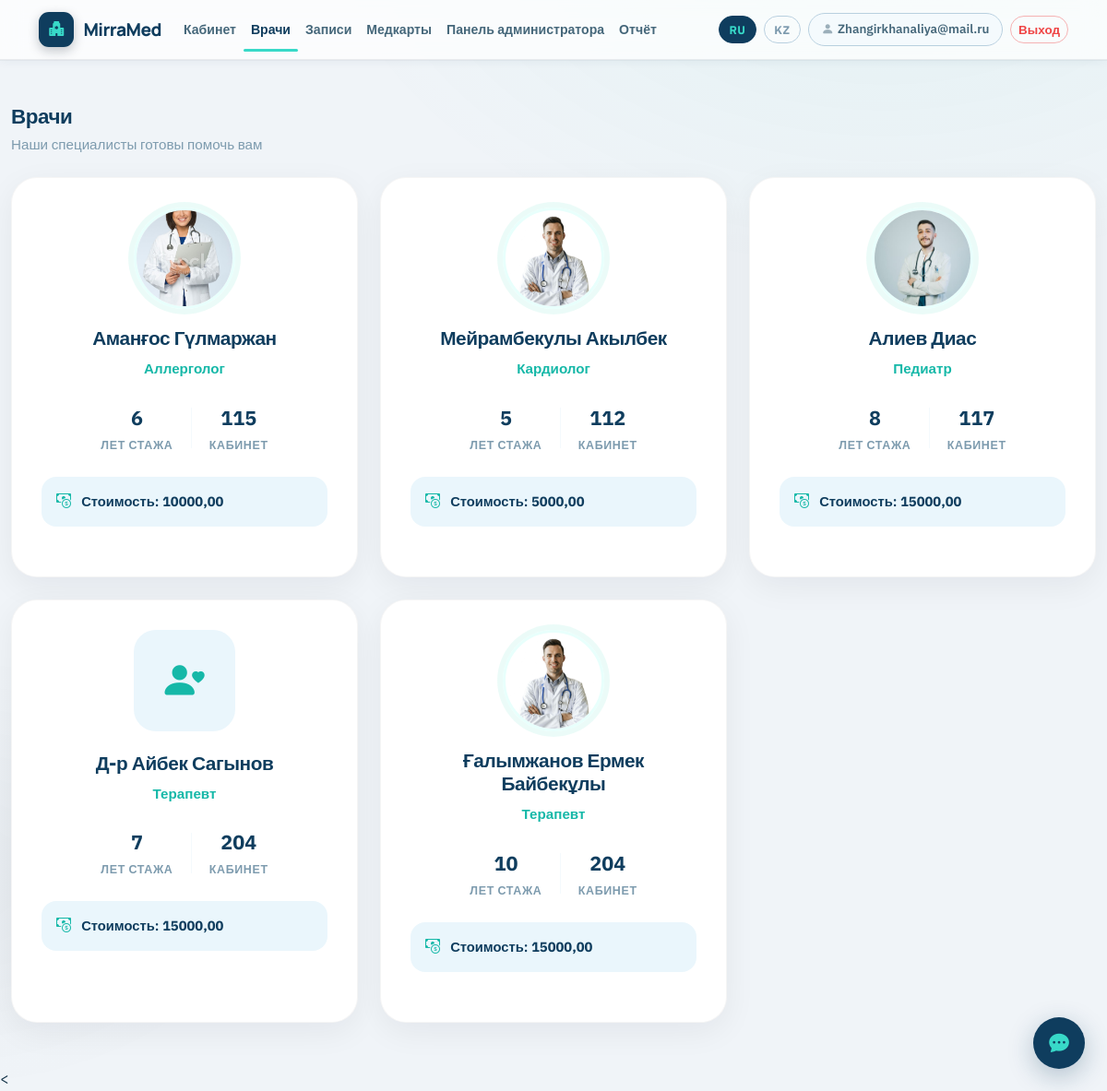
/doctors/ (signed in), run on the app's committed database.
### core/models.py (models this page shows, shortened)
class User(AbstractUser):
    class Role(models.TextChoices):
        ADMIN = 'admin', 'Admin'
        DOCTOR = 'doctor', 'Doctor'
        PATIENT = 'patient', 'Patient'
    username = models.CharField(max_length=150, unique=True)
    email = models.EmailField(unique=True)
    full_name = models.CharField(max_length=255)
    role = models.CharField(max_length=20, choices=Role.choices, default=Role.PATIENT)
    must_complete_profile = models.BooleanField(default=True)
    USERNAME_FIELD = 'email'
    REQUIRED_FIELDS = []
    objects = UserManager()

class Doctor(models.Model):
    user = models.OneToOneField(settings.AUTH_USER_MODEL, on_delete=models.CASCADE, related_name='doctor_profile')
    specialization = models.CharField(max_length=255, blank=True)
    experience_years = models.PositiveIntegerField(default=0)
    room = models.CharField(max_length=50, blank=True)
    phone = models.CharField(max_length=30, blank=True, validators=[phone_validator])
    consultation_fee = models.DecimalField(max_digits=10, decimal_places=2, default=15000)
    photo = models.ImageField(upload_to='doctors/', null=True, blank=True)

### core/views.py (the view)
# urls.py: path('doctors/', views.doctors_list, name='doctors_list'),
@login_required
def doctors_list(request):
    if request.user.role == 'doctor':
        return redirect('dashboard')  # немесе 'my_profile'
    doctors = Doctor.objects.select_related('user').all().order_by('specialization', 'user__full_name')
    return render(request, 'doctors_list.html', {'doctors': doctors})

### core/context_processors.py (called while the page is built)
def ui_context(request):
    lang = getattr(request, 'site_lang', 'ru')
    return {
        'site_lang': lang,
        'T': TRANSLATIONS.get(lang, TRANSLATIONS['ru']),
    }

### templates/doctors_list.html (shortened to what this page needs)
{% extends 'base.html' %}
{% block content %}
<div class="d-flex justify-content-between align-items-center mb-4 flex-wrap gap-2">
  <div>
    <h1 class="section-title mb-1">{{ T.doctors }}</h1>
    <p class="subtle mb-0" style="font-size:.95rem;">
      {{ T.doctors_page_subtitle }}
    </p>
  </div>
</div>
<div class="row g-4">
  {% for doctor in doctors %}
  <div class="col-md-6 col-xl-4">
    <div class="doctor-card modern-doctor-card">
      {% if doctor.photo %}
        <img src="{{ doctor.photo.url }}"
             class="modern-doctor-photo"
             alt="{{ doctor.user.full_name }}">
      {% else %}
        <div class="modern-doctor-placeholder">
          <i class="bi bi-person-heart"></i>
        </div>
      {% endif %}
      <h3 class="modern-doctor-name">
        {{ doctor.user.full_name }}
      </h3>
      <div class="modern-doctor-specialization">
        {{ doctor.specialization }}
      </div>
      <div class="modern-doctor-stats">
        <div class="modern-doctor-stat">
          <div class="modern-doctor-stat-number">
            {{ doctor.experience_years }}
          </div>
          <div class="modern-doctor-stat-label">
            {{ T.experience_years }}
          </div>
        </div>
        <div class="modern-doctor-stat">
          <div class="modern-doctor-stat-number">
            {{ doctor.room }}
          </div>
          <div class="modern-doctor-stat-label">
            {{ T.room }}
          </div>
        </div>
      </div>
      <div class="modern-price-box">
        <i class="bi bi-cash-coin"></i>
        <span>
          {{ T.fee }}:
          <strong>{{ doctor.consultation_fee }}</strong>
        </span>
      </div>
    </div>
  </div>
  {% endfor %}
</div>
{% endblock %}

### templates/base.html (shortened to what this page needs)
{% load core_tags %}
<!doctype html>
<html lang="{{ site_lang }}">
<head>
  <link href="https://cdn.jsdelivr.net/npm/bootstrap@5.3.3/dist/css/bootstrap.min.css" rel="stylesheet">
  <link href="https://cdn.jsdelivr.net/npm/bootstrap-icons@1.11.3/font/bootstrap-icons.css" rel="stylesheet">
  <link href="/static/css/styles.css?v=999" rel="stylesheet">
</head>
<body>
<nav class="app-navbar navbar navbar-expand-lg">
  <div class="container">
    <a class="navbar-brand" href="/">
      <span class="brand-mark"><i class="bi bi-hospital-fill"></i></span>
      <span>{{ T.site_name }}</span>
    </a>
    <div class="collapse navbar-collapse" id="mainNav">
      <ul class="navbar-nav me-auto mb-3 mb-lg-0 nav-pill-list">
        {% if request.user.is_authenticated %}
        <li class="nav-item">
          <a class="nav-link {% if request.path == '/dashboard/' %}active-nav{% endif %}"
            href="{% url 'dashboard' %}">
            {{ T.dashboard }}
          </a>
        </li>
        {% if request.user.role != 'doctor' %}
        <li class="nav-item">
          <a class="nav-link {% if request.path == '/doctors/' %}active-nav{% endif %}"
            href="{% url 'doctors_list' %}">
            {{ T.doctors }}
          </a>
        </li>
        {% endif %}
        <li class="nav-item">
          <a class="nav-link {% if request.path == '/appointments/' %}active-nav{% endif %}"
            href="{% url 'appointments' %}">
            {{ T.appointments }}
          </a>
        </li>
        <li class="nav-item">
          <a class="nav-link {% if request.path == '/medical-records/' %}active-nav{% endif %}"
            href="{% url 'medical_records' %}">
            {{ T.medical_records }}
          </a>
        </li>
        {% if request.user.role == 'admin' %}
        <li class="nav-item">
          <a class="nav-link"
            href="/admin/">
            {{ T.admin_panel }}
          </a>
        </li>
        <li class="nav-item">
          <a class="nav-link {% if request.path == '/reports/' %}active-nav{% endif %}"
            href="{% url 'reports' %}">
            {{ T.reports }}
          </a>
        </li>
        {% endif %}
        {% endif %}
        </ul>
      <div class="d-flex align-items-center gap-2 flex-wrap">
        <a class="btn btn-language {% if site_lang == 'ru' %}active{% endif %}" href="{% url 'switch_language' 'ru' %}?next={{ request.path }}">RU</a>
        <a class="btn btn-language {% if site_lang == 'kz' %}active{% endif %}" href="{% url 'switch_language' 'kz' %}?next={{ request.path }}">KZ</a>
        {% if request.user.is_authenticated %}
          <span class="user-chip"><i class="bi bi-person-fill me-1 opacity-50"></i>{{ request.user.full_name|default:request.user.email }}</span>
          <form method="post" action="{% url 'logout' %}" class="d-inline m-0">
            <button class="btn btn-outline-danger btn-sm">{{ T.logout }}</button>
          </form>
        {% else %}
          <a class="btn btn-success btn-sm" href="{% url 'login' %}">{{ T.login }}</a>
        {% endif %}
      </div>
    </div>
  </div>
</nav>
<main class="container app-shell py-4 py-lg-5">
  {% block content %}{% endblock %}
</main>
<
<button id="chat-toggle" title="Чат">
  <i class="bi bi-chat-dots-fill"></i>
</button>
</body>
</html>

### data on the page
User: user.full_name "Zhangirkhanaliya@mail.ru"
Doctor: photo (picture), user.full_name "Аманғос Гүлмаржан", specialization "Аллерголог", experience_years "6", experience_years "ЛЕТ СТАЖА", room "115", room "КАБИНЕТ", fee "Стоимость", consultation_fee "10000,00"
Doctor: photo (picture), user.full_name "Мейрамбекулы Акылбек", specialization "Кардиолог", experience_years "5", experience_years "ЛЕТ СТАЖА", room "112", room "КАБИНЕТ", fee "Стоимость", consultation_fee "5000,00"
Doctor: photo (picture), user.full_name "Алиев Диас", specialization "Педиатр", experience_years "8", experience_years "ЛЕТ СТАЖА", room "117", room "КАБИНЕТ", fee "Стоимость", consultation_fee "15000,00"
Doctor: user.full_name "Д-р Айбек Сагынов", specialization "Терапевт", experience_years "7", experience_years "ЛЕТ СТАЖА", room "204", room "КАБИНЕТ", fee "Стоимость", consultation_fee "15000,00"
Doctor: photo (picture), user.full_name "Ғалымжанов Ермек Байбекұлы", specialization "Терапевт", experience_years "10", experience_years "ЛЕТ СТАЖА", room "204", room "КАБИНЕТ", fee "Стоимость", consultation_fee "15000,00"

### other printed values
{{ T.site_name }} "MirraMed"
{{ T.dashboard }} "Кабинет"
{{ T.doctors }} "Врачи"
{{ T.appointments }} "Записи"
{{ T.medical_records }} "Медкарты"
{{ T.admin_panel }} "Панель администратора"
{{ T.reports }} "Отчёт"
{{ T.logout }} "Выход"
{{ T.doctors_page_subtitle }} "Наши специалисты готовы помочь вам"
